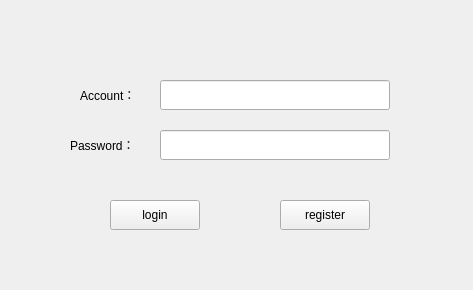
<?xml version="1.0" encoding="UTF-8"?>
<ui version="4.0">
 <class>Login</class>
 <widget class="QWidget" name="Login">
  <property name="geometry">
   <rect>
    <x>0</x>
    <y>0</y>
    <width>473</width>
    <height>290</height>
   </rect>
  </property>
  <property name="windowTitle">
   <string>Form</string>
  </property>
  <widget class="QPushButton" name="regBtn">
   <property name="geometry">
    <rect>
     <x>280</x>
     <y>200</y>
     <width>90</width>
     <height>30</height>
    </rect>
   </property>
   <property name="text">
    <string>register</string>
   </property>
  </widget>
  <widget class="QLabel" name="account_label">
   <property name="geometry">
    <rect>
     <x>80</x>
     <y>80</y>
     <width>70</width>
     <height>30</height>
    </rect>
   </property>
   <property name="text">
    <string>Account：</string>
   </property>
  </widget>
  <widget class="QLabel" name="pswd_label">
   <property name="geometry">
    <rect>
     <x>70</x>
     <y>130</y>
     <width>70</width>
     <height>30</height>
    </rect>
   </property>
   <property name="text">
    <string>Password：</string>
   </property>
  </widget>
  <widget class="QPushButton" name="loginBtn">
   <property name="geometry">
    <rect>
     <x>110</x>
     <y>200</y>
     <width>90</width>
     <height>30</height>
    </rect>
   </property>
   <property name="text">
    <string>login</string>
   </property>
  </widget>
  <widget class="QLineEdit" name="accountTextEdit">
   <property name="geometry">
    <rect>
     <x>160</x>
     <y>80</y>
     <width>230</width>
     <height>30</height>
    </rect>
   </property>
  </widget>
  <widget class="QLineEdit" name="pswdTextEdit">
   <property name="geometry">
    <rect>
     <x>160</x>
     <y>130</y>
     <width>230</width>
     <height>30</height>
    </rect>
   </property>
  </widget>
 </widget>
 <resources/>
 <connections/>
</ui>
